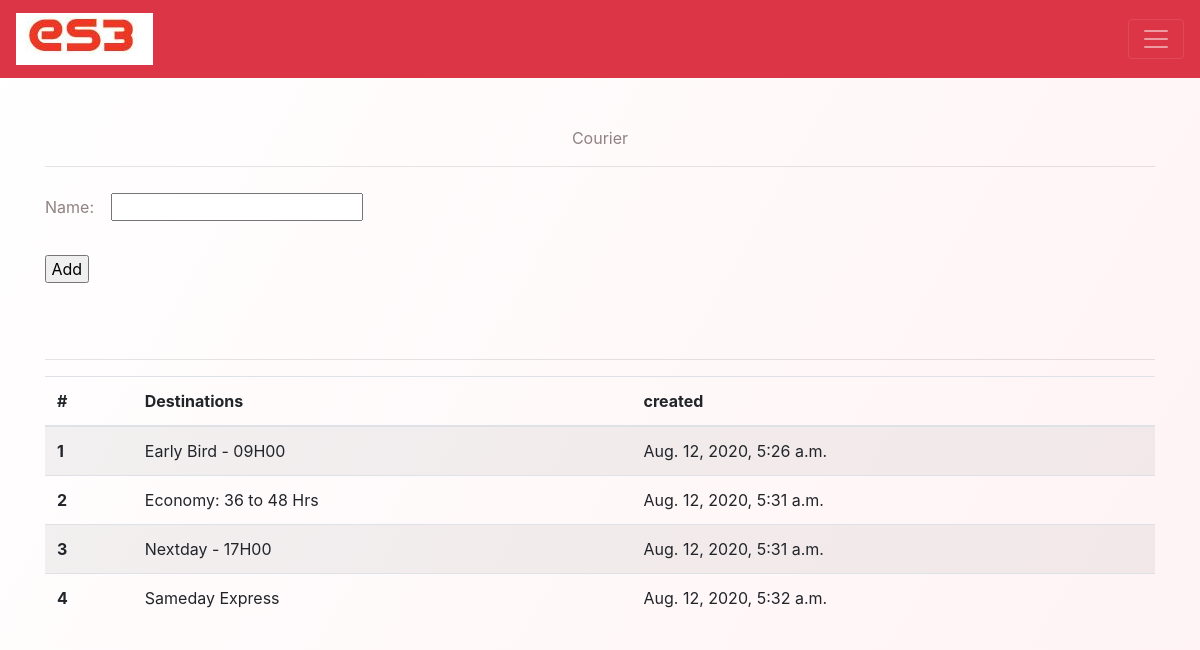
Screenshot of /courier/add/ with the database file from the repository.
### LogisticForOrder/models.py (models this page shows, shortened)
class CourierAgency(models.Model):
    name = models.CharField(max_length=255)
    slug = models.SlugField(unique=True, max_length=255)
    description = models.TextField()
    created_on = models.DateTimeField(auto_now_add=True)
    update_on = models.DateTimeField(auto_now_add=True)
    min_kg = models.DecimalField(max_digits=5, decimal_places=2, default=0)
    class Meta:
        ordering = ['created_on']
        db_table = "courier_agenecy"
        verbose_name_plural = "courier Agenecies"

### LogisticForOrder/views.py (the view, shortened to what this page needs)
# urls.py: path('courier/add/', CreateCourier.as_view(), name='create-courier'),
class CreateCourier(FormView):
    form_class = CourierCreateForm
    success_url = reverse_lazy('create-courier')
    template_name = 'LogisticForOrder/add_courier.html'
    model = CourierAgency
    initial = {}
    def get_context_data(self, **kwargs):
        context = super().get_context_data(**kwargs)
        context['records'] = CourierAgency.objects.all().order_by('name')
        return context

### LogisticForOrder/form.py
class CourierCreateForm(forms.ModelForm):
    class Meta:
        model = CourierAgency
        fields = ['name', 'min_kg', ]

### LogisticForOrder/templates/LogisticForOrder/add_courier.html (shortened to what this page needs)
{% extends "LogisticForOrder/base.html" %}
{% load static %}
{% block content %}
<div class="container">
<span class="mt-5" style="display: flex;color:#908282;justify-content: center;
    align-items: center;">Courier</span>
<hr>
    <form method="POST">
        <div class="form-group">
            {{ form.name.label_tag }}
            {{ form.name| safe}}
        </div>
        <div>
            <input type="submit" value=" Add ">
        </div>
    </form>
    <hr>
    <table class="table table-striped">
        <thead>
          <tr>
            <th scope="col">#</th>
            <th scope="col">Destinations</th>
            <th scope="col">created</th>
          </tr>
        </thead>
        <tbody>
        {% for d in records %}
          <tr>
            <th scope="row"> {{ forloop.counter }}</th>
            <td>{{d.name}}</td>
            <td>{{d.created_on}}</td>
          </tr>
        {% endfor %}
        </tbody>
      </table>
</div>
{% endblock %}
{% block CSS_Link %}
 <link rel="stylesheet" href="{% static 'LogisticForOrder/add_rate_card.css' %}">
{% endblock %}

### LogisticForOrder/static/LogisticForOrder/add_rate_card.css (style rules this page uses)
* { margin: 0em; padding: 0em; box-sizing: border-box; }
body { background-image: linear-gradient(120deg,#e6e4e4,#e8e8c5); color: white; font-family: 'poppins' sans-serif; min-height:100vh; }
header, form { min-height: 20vh; justify-content: center; align-items: center; }
label { padding: 12px 12px 12px 0; display: inline-block; color:#908282; }

### LogisticForOrder/static/LogisticForOrder/style.css (style rules this page uses)
* { margin: 0em; padding: 0em; box-sizing: border-box; }
body { background-image: linear-gradient(120deg,#ffffff,#f905270d); color: black; font-family: 'poppins' sans-serif; min-height:100vh; }

### rows the page displays
CourierAgency: name "Early Bird - 09H00", created_on "Aug. 12, 2020, 5:26 a.m."
CourierAgency: name "Economy: 36 to 48 Hrs", created_on "Aug. 12, 2020, 5:31 a.m."
CourierAgency: name "Nextday - 17H00", created_on "Aug. 12, 2020, 5:31 a.m."
CourierAgency: name "Sameday Express", created_on "Aug. 12, 2020, 5:32 a.m."
